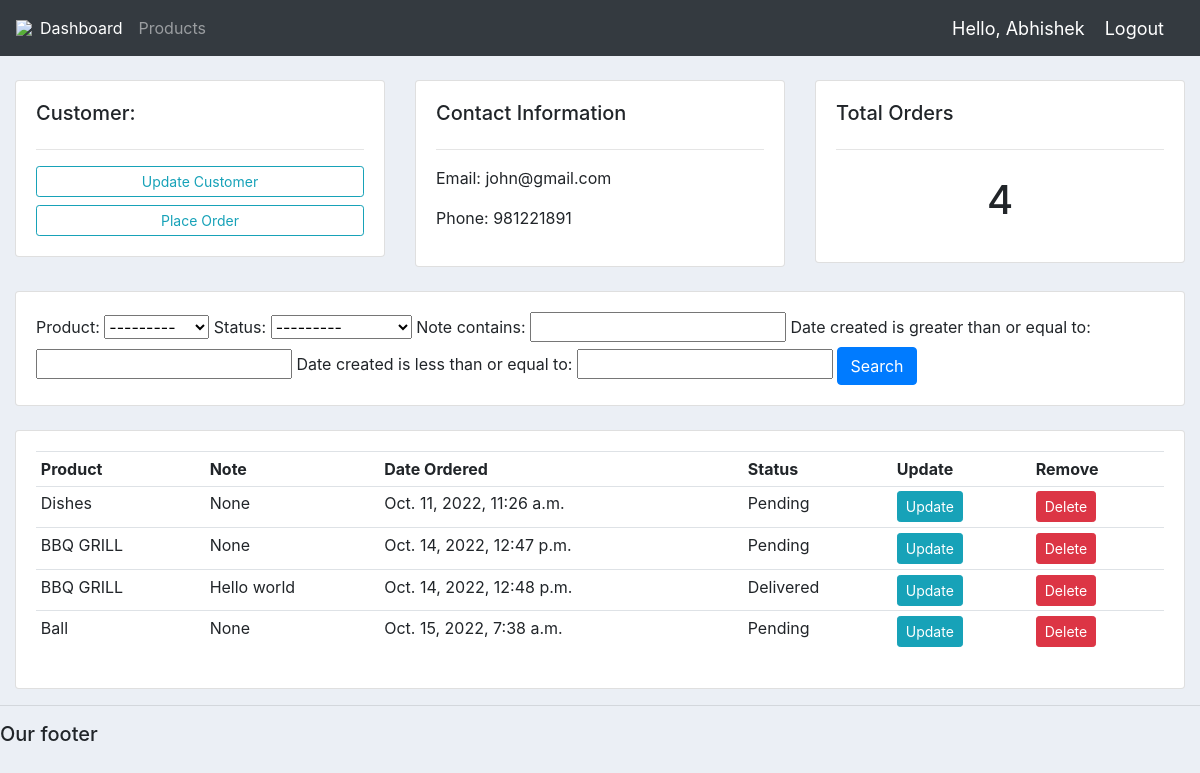
The app's page /customer/1/ (signed in) with its own data.
### accounts/models.py (models this page shows, shortened)
class Customer(models.Model):
    user = models.OneToOneField(User, null=True, blank=True, on_delete=models.CASCADE)
    name = models.CharField(max_length=200, null=True)
    phone = models.CharField(max_length=200, null=True)
    email = models.CharField(max_length=200, null=True)
    profile_pic = models.ImageField(default="profile1.png", null=True, blank=True)
    date_created = models.DateTimeField(auto_now_add=True)

class Order(models.Model):
    STATUS = (
                ('Pending', 'Pending'),
                ('Out for Delivery', 'Out for Delivery'),
                ('Delivered', 'Delivered'),
             )
    customer = models.ForeignKey(Customer, null=True, on_delete=models.SET_NULL)
    product = models.ForeignKey(Product, null=True, on_delete=models.SET_NULL)
    date_created = models.DateTimeField(auto_now_add=True)
    status = models.CharField(max_length=200, null=True, choices=STATUS)
    note = models.CharField(max_length=200, null=True)

class Product(models.Model):
    CATEGORY = (
        ('Indoor', 'Indoor'),
        ('Outdoor', 'Outdoor'),
    )
    name = models.CharField(max_length=200, null=True)
    price = models.FloatField(null=True)
    category = models.CharField(max_length=200, null=True, choices=CATEGORY)
    description = models.CharField(max_length=200, null=True, blank=True)
    date_created = models.DateTimeField(auto_now_add=True)
    tags = models.ManyToManyField(Tag)
    def __str__(self):
        return self.name

### accounts/decorators.py (the view)
        def wrapper_func(request, *args, **kwargs):
            group = None
            if request.user.groups.exists():
                group = request.user.groups.all()[0].name
            if group in allowed_rules:
                print('Working : ', allowed_rules)
            else:
                return HttpResponse('You are not authorised to view this page')
            return view_func(request, *args, **kwargs)

### accounts/views.py (called while the page is built)
@login_required(login_url='login')
@allowed_users(allowed_rules=['admin'])
def customer(request, pk_test):
    customer = Customer.objects.get(id=pk_test)
    orders = customer.order_set.all()
    order_count = orders.count()
    myFilter = OrderFilter(request.GET, queryset=orders)
    orders = myFilter.qs
    context = {'customer': customer, 'orders': orders, 'order_count': order_count, 'myFilter': myFilter}
    return render(request, 'accounts/customer.html', context)

### accounts/templates/accounts/customer.html
{%  extends 'accounts/main.html' %}
{% block content %}
	<br>
<div class="row">
	<div class="col-md">
		<div class="card card-body">
			<h5>Customer:</h5>
			<hr>
			<a class="btn btn-outline-info  btn-sm btn-block" href="">Update Customer</a>
			<a class="btn btn-outline-info  btn-sm btn-block" href="{% url 'create_order' customer.id %}">Place Order</a>
		</div>
	</div>
	<div class="col-md">
		<div class="card card-body">
			<h5>Contact Information</h5>
			<hr>
			<p>Email: {{customer.email}}</p>
			<p>Phone: {{customer.phone}}</p>
		</div>
	</div>
	<div class="col-md">
		<div class="card card-body">
			<h5>Total Orders </h5>
			<hr>
			<h1 style="text-align: center;padding: 10px">{{order_count}} </h1>
		</div>
	</div>
</div>
<br>
<div class="row">
	<div class="col">
		<div class="card card-body">
			<form method="get">
				{{ myFilter.form }}
		    <button class="btn btn-primary" type="submit">Search</button>
		  </form>
		</div>
	</div>
</div>
<br>
<div class="row">
	<div class="col-md">
		<div class="card card-body">
			<table class="table table-sm">
				<tr>
					<th>Product</th>
					<th>Note</th>
					<th>Date Ordered</th>
					<th>Status</th>
					<th>Update</th>
					<th>Remove</th>
				</tr>
				{% for order in orders%}
				<tr>
					<td>{{order.product}}</td>
					<td>{{order.note}}</td>
					<td>{{order.date_created}}</td>
					<td>{{order.status}}</td>
					<td><a class = "btn btn-sm btn-info" href="{% url 'update_order' order.id %}">Update</a></td>
					<td><a class = "btn btn-sm btn-danger" href="{% url 'delete_order' order.id %}">Delete</a></td>
				</tr>
				{% endfor %}
			</table>
		</div>
	</div>
</div>
{% endblock %}

### accounts/templates/accounts/navbar.html (shortened to what this page needs)
{% load static %}
<nav class="navbar navbar-expand-lg navbar-dark bg-dark">
  <img src = "{% static 'images/logo.png' %}">
    <div class="collapse navbar-collapse" id="navbarNav">
      <ul class="navbar-nav">
        {% if request.user.is_staff %}
        <li class="nav-item active">
          <a class="nav-link" href="{% url 'home' %}">Dashboard</a>
        </li>
        <li class="nav-item">
          <a class="nav-link" href="{% url 'products' %}">Products</a>
        </li>
        {% else %}
        <li class="nav-item">
          <a class="nav-link" href="{% url 'account' %}">Settings</a>
        </li>
        {% endif %}
      </ul>
    </div>
  <span class="hello-msg">Hello, {{request.user}}</span>
  <span ><a class="hello-msg" href="{% url 'logout' %}">Logout</a> </span>
</nav>

### static/css/main.css (style rules this page uses)
body { background-color: #ebeff5; }

### accounts/templates/accounts/navbar.html (style rules this page uses)
.hello-msg { font-size: 18px; color: #fff; margin-right: 20px; }

### records on screen
Customer: email "john@gmail.com", phone "981221891"
Order: product "Dishes", note "None", date_created "Oct. 11, 2022, 11:26 a.m.", status "Pending"
Order: product "BBQ GRILL", note "None", date_created "Oct. 14, 2022, 12:47 p.m.", status "Pending"
Order: product "BBQ GRILL", note "Hello world", date_created "Oct. 14, 2022, 12:48 p.m.", status "Delivered"
Order: product "Ball", note "None", date_created "Oct. 15, 2022, 7:38 a.m.", status "Pending"

### other values on screen
{{ request.user }} "Abhishek"
{{ order_count }} "4"
